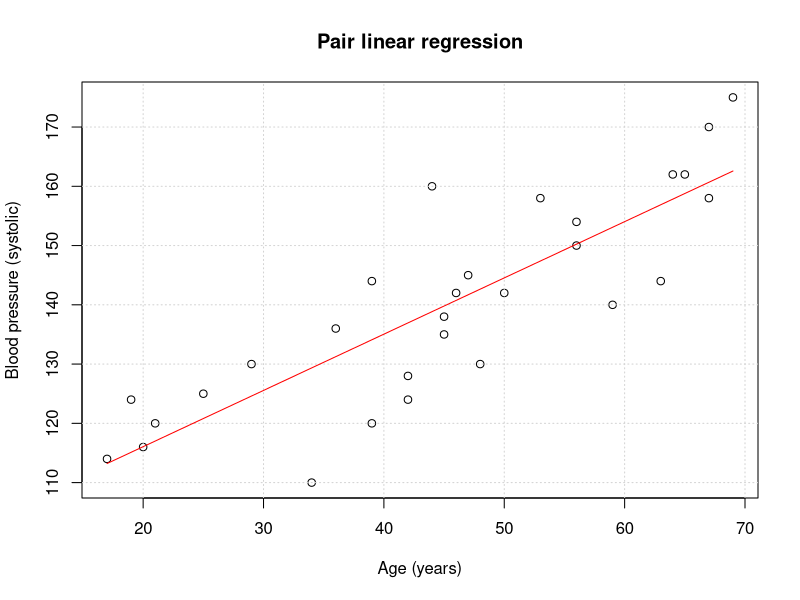

Here is the R script that generated this plot:
## ---- chunk 1
data <- read.table('x03.txt',              # TXT data file indicated as string or full path to the file
           header = TRUE)         # Character used to separate decimals of the numbers in the file
#checking if reading is in correct format
head(data)
## ---- chunk 2
lm.data <- lm(formula = Blood_Pressure ~ Age, data = data)
lm.data$coefficients
b0 <- lm.data$coefficient[1]
b1 <- lm.data$coefficient[2]
x1 <- as.numeric(min(data$Age))
x2 <- as.numeric(max(data$Age))
x <- seq(from = x1, to = x2, length.out = 70)
y <- b0 + b1*x
plot(data$Age, data$Blood_Pressure, main="Pair linear regression", xlab="Age (years)", ylab="Blood pressure (systolic)")
grid()
lines(x, y, col="red")
summary(lm.data)
# Linear regression model -97.0771 + 0.9493 * Age
# То есть увеличение возраста на 10 лет увеличивает давление примерно на 9.5 единиц
# Наибольшее положительное наблюдаемое отклонение от модельного: 21.153 пункта давления,
# Наибольшее отрицательное: -19.354
# Все коэффициенты значимы на уровне p-value < 0.001, это отмечено тремя звездочками (***) в выводе в таблице "Coefficients"
# А также можно заметить низкие значение p-value самостоятельно в той же таблице Pr(>|t|) : 2.67e-16, 8.88e-09
#Коэффициент детерминации, или R² (иногда читаемый как R-два), является еще одним показателем, который мы можем использовать для оценки модели, 
# R² всегда будет между -∞ и 1
# Среднеквадратичное отклонение (Adj. R-squared: 0.7015). Его значение довольно близко к единице, можно сказать, что модель довольно значима
# Имеем степени свободы 1 и 27 
# Посмотрим на F-критерий Фишера
# F табл (a, k1, k2): a - значимость, k1 - количество факторов, k2 = n-k1-1
# k1 = 1, k2 = 29-2 = 27
# F табличное при увроне значимости 0.01 = 7.6, 66.81 > 7.6, значимость подтверждена по критерию Фишера
